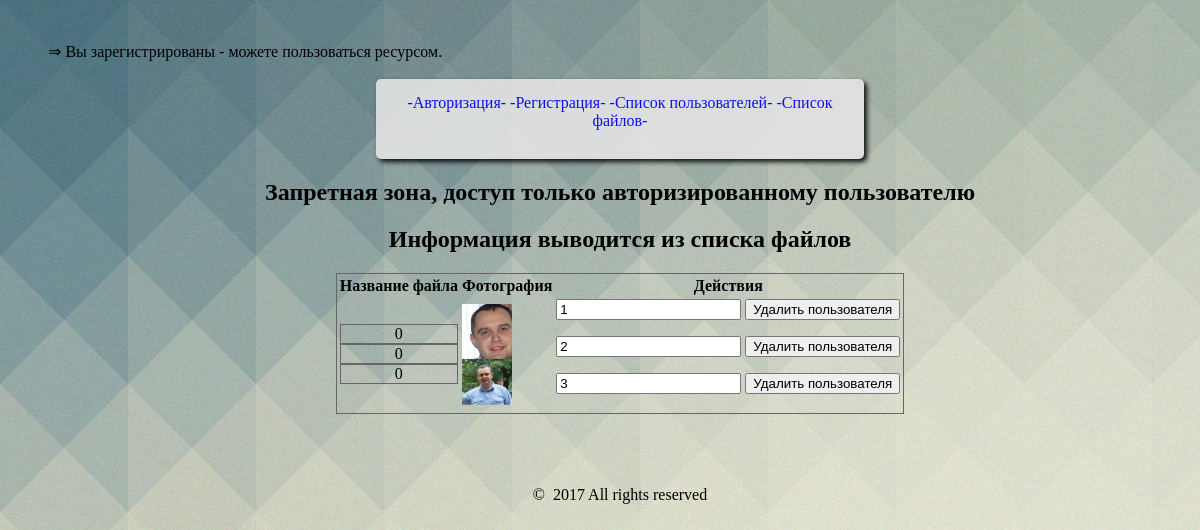
Screenshot of /filelist.php (signed in) with the database file from the repository.
### tables this page shows
CREATE TABLE `info` (
  `info_id` int(11) UNSIGNED NOT NULL,
  `user_id` int(11) UNSIGNED NOT NULL,
  `name` varchar(60) NOT NULL,
  `age` int(11) UNSIGNED NOT NULL,
  `description` varchar(60) NOT NULL,
  `foto_name` int(11) UNSIGNED NOT NULL
);

CREATE TABLE `signup` (
  `user_id` int(11) UNSIGNED NOT NULL,
  `username` varchar(60) NOT NULL,
  `password` varchar(60) NOT NULL
);

### filelist.php (the view, shortened to what this page needs)
<?php
$loggedin = FALSE;
if (isset($_COOKIE['user_id']))
{
    $loggedin = TRUE;
}
if ($loggedin)
{
    echo "<br ><ul>" .
        "<span>&#8658; Вы зарегистрированы - можете пользоваться ресурсом.</span><br><br>";
}
else
{
    echo ("<br><ul class='menu'>" .
        "<li><a href='signup.php'>Регистрация</a></li>"            .
        "<li><a href='index.php'>Авторизация</a></li></ul><br>"     .
        "<span>&#8658; Ты должен быть зарегистрирован и авторизован " .
        "чтобы просматривать эту страницу.</span><br><br>");
}
?>
<!DOCTYPE html>
<html>
<head>
    <link rel="stylesheet" href="styles1.css">
</head>
<body>
<center>
<div id= "blok1" >
    <a href="index.php">-Авторизация-  </a>
    <a href="signup1.php">-Регистрация-  </a>
    <a href="list.php">-Список пользователей-  </a>
    <a href="filelist.php">-Список файлов-  </a>
</div>
    <div>
        <h2>Запретная зона, доступ только авторизированному пользователю</h2>
        <h2>Информация выводится из списка файлов</h2>
        <table class="table1">
            <tr>
                <th>Название файла</th>
                <th>Фотография</th>
                <th>Действия</th>
            </tr>
            <tr>
                <td>
                    <?php
                    require_once 'login.php';
                    $conn = new mysqli($hn, $un, $pw, $db);
                    $query = "SELECT * FROM info";
                    $result = $conn->query($query);
                    $lenght = $result->num_rows;
                    for($i = 0;  $i < $lenght; $i++) {
                    $result->data_seek($i);
                    $row = $result->fetch_assoc();
                    ?>
                    <div class="table1"><center>
                            <?php
                            echo $row['foto_name'].'<br />';
                            ?>
                        </center> </div>
                    <?php
                    } $result->close();
                    ?>
                </td>
                <td>
                    <?php
                    $wimage = "";
                    $fimg = "";
                    $path = "img/";
                    $images = scandir($path);
                    if ($images !== false) {
                        $images = preg_grep("/\.(?:png|gif|jpe?g)$/i", $images);
                        if (is_array($images)) {
                            foreach($images as $image) {
                                $fimg .= "<img src='".$path.htmlspecialchars(urlencode($image))."' alt='".$image."'\" width=\"50\" /><br/>";
                            }
                            $wimage .= $fimg;
                        } else {
                            $wimage .= "<div style='text-align:center'>Не обнаружено изображений в директории!</div>\n";
                        }
                    } else {
                        $wimage .= "<div style='text-align:center'>Директория пуста или произошла ошибка при сканировании.</div>";
                    }
                    echo $wimage;
                    ?>
                <td>
<?php
$query = "SELECT * FROM signup";
$result = $conn->query($query);
for($i = 0, $lenght = $result->num_rows; $i < $lenght; $i++){
    $result->data_seek($i);
    $row = $result->fetch_assoc();
    ?>
    <div><center>
            <form action="del.php" method=post><input
                        name='user_id' value="<?php echo $row['user_id']; ?>">
                <input value="Удалить пользователя" type="submit" name="submit"></form>
        </center> </div>
    <?php
} $result->close();?>
                </td>
            </tr>
        </table>
    </div>
    <footer><center><br><br><br><br>&copy;&nbsp; 2017 All rights reserved </center></footer>
    </center>

### styles1.css (style rules this page uses)
body { background-image: url(1.jpg); }
a { text-decoration: none; }
#blok1 { width: 40%; height: 50px; padding: 15px; border-radius: 5px; background: #E4E4E4; opacity: 0.9; box-shadow: 3px 3px 5px #000; }
.table1 { border: 1px solid #666 !important; }

### rows the page displays
info: foto_name "0"
info: foto_name "0"
info: foto_name "0"
signup: user_id "1"
signup: user_id "2"
signup: user_id "3"
